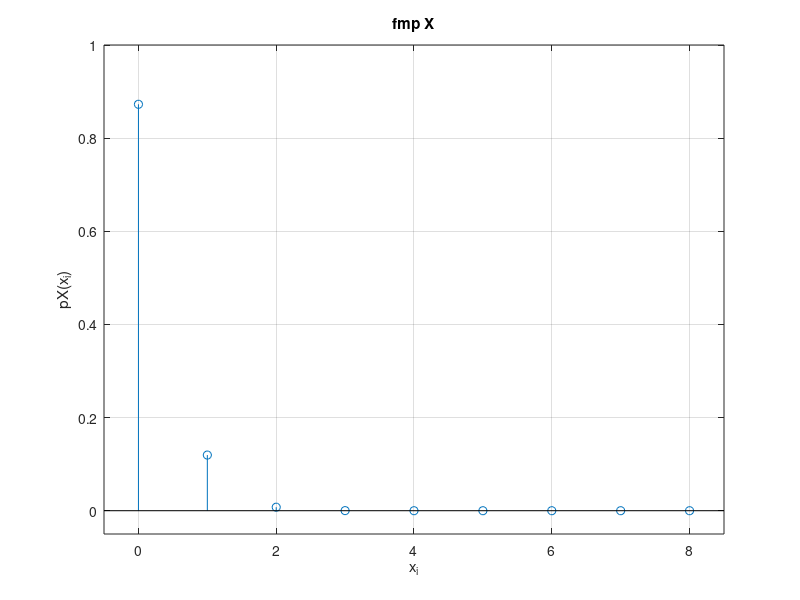

Here is the MATLAB script that generated this plot:
%% a)

N = 1e5;

n = 8;
x_i = 0:n;


    
p_1 = 0.002;
p_2 = 0.005;
p_a = 0.01; 

M = sum((rand(n,N) > p_1) & (rand(n,N) > p_2) & (rand(n,N) > p_a));

pX = zeros(1,n+1);

for i = x_i
    successos = sum(M == 8-i);
    p_i = successos/N;
    pX(i+1) = p_i;
    disp(p_i);
end

stem(x_i,pX), xlabel("x_i"), ylabel("pX(x_i)"), axis([-0.5,8.5 -0.05,1]), title("fmp X");
grid on;

%% b
 
disp("P="+sum(pX(x_i >= 2)));